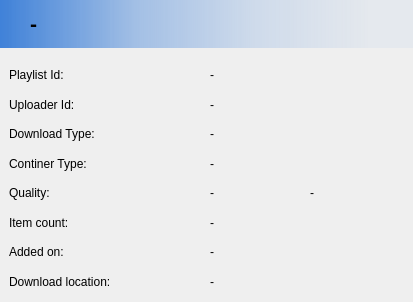
<?xml version="1.0" encoding="UTF-8"?>
<ui version="4.0">
 <class>PLaylistInfo</class>
 <widget class="QWidget" name="PLaylistInfo">
  <property name="geometry">
   <rect>
    <x>0</x>
    <y>0</y>
    <width>413</width>
    <height>302</height>
   </rect>
  </property>
  <property name="windowTitle">
   <string>Form</string>
  </property>
  <layout class="QVBoxLayout" name="verticalLayout_2">
   <property name="leftMargin">
    <number>0</number>
   </property>
   <property name="topMargin">
    <number>0</number>
   </property>
   <property name="rightMargin">
    <number>0</number>
   </property>
   <property name="bottomMargin">
    <number>0</number>
   </property>
   <item>
    <widget class="QWidget" name="headerWidget" native="true">
     <property name="sizePolicy">
      <sizepolicy hsizetype="Preferred" vsizetype="Maximum">
       <horstretch>0</horstretch>
       <verstretch>0</verstretch>
      </sizepolicy>
     </property>
     <property name="styleSheet">
      <string notr="true">background-color: qlineargradient(spread:reflect, x1:0, y1:1, x2:1, y2:1, stop:0 rgba(63, 129, 216, 255), stop:0.328358 rgba(63, 129, 216, 111), stop:0.61194 rgba(63, 129, 216, 48), stop:0.895522 rgba(63, 129, 216, 15));
</string>
     </property>
     <layout class="QHBoxLayout" name="horizontalLayout_2">
      <item>
       <widget class="QLabel" name="label_9">
        <property name="sizePolicy">
         <sizepolicy hsizetype="Maximum" vsizetype="Preferred">
          <horstretch>0</horstretch>
          <verstretch>0</verstretch>
         </sizepolicy>
        </property>
        <property name="styleSheet">
         <string notr="true">background:transparent;
padding: 8px 0px 8px 8px;</string>
        </property>
        <property name="text">
         <string/>
        </property>
        <property name="pixmap">
         <pixmap resource="../icons.qrc">:/icons/app/icon-64.png</pixmap>
        </property>
       </widget>
      </item>
      <item>
       <widget class="ScrollText" name="title">
        <property name="sizePolicy">
         <sizepolicy hsizetype="Preferred" vsizetype="Maximum">
          <horstretch>0</horstretch>
          <verstretch>0</verstretch>
         </sizepolicy>
        </property>
        <property name="font">
         <font>
          <pointsize>16</pointsize>
          <weight>75</weight>
          <bold>true</bold>
         </font>
        </property>
        <property name="styleSheet">
         <string notr="true">background: transparent;</string>
        </property>
        <property name="text">
         <string>-</string>
        </property>
       </widget>
      </item>
     </layout>
    </widget>
   </item>
   <item>
    <widget class="QWidget" name="mainWidget" native="true">
     <layout class="QGridLayout" name="gridLayout">
      <property name="leftMargin">
       <number>9</number>
      </property>
      <property name="topMargin">
       <number>9</number>
      </property>
      <property name="rightMargin">
       <number>9</number>
      </property>
      <property name="bottomMargin">
       <number>9</number>
      </property>
      <item row="6" column="0">
       <widget class="QLabel" name="label_3">
        <property name="text">
         <string>Added on:</string>
        </property>
       </widget>
      </item>
      <item row="4" column="0">
       <widget class="QLabel" name="label_6">
        <property name="text">
         <string>Quality:</string>
        </property>
       </widget>
      </item>
      <item row="4" column="1">
       <layout class="QHBoxLayout" name="horizontalLayout">
        <item>
         <widget class="QLabel" name="audio_quality">
          <property name="text">
           <string>-</string>
          </property>
         </widget>
        </item>
        <item>
         <widget class="QLabel" name="video_quality">
          <property name="text">
           <string>-</string>
          </property>
         </widget>
        </item>
       </layout>
      </item>
      <item row="0" column="0">
       <widget class="QLabel" name="label_7">
        <property name="text">
         <string>Playlist Id:</string>
        </property>
       </widget>
      </item>
      <item row="2" column="1">
       <widget class="QLabel" name="downlaod_type">
        <property name="text">
         <string>-</string>
        </property>
       </widget>
      </item>
      <item row="5" column="1">
       <widget class="QLabel" name="item_count">
        <property name="text">
         <string>-</string>
        </property>
       </widget>
      </item>
      <item row="0" column="1">
       <widget class="QLabel" name="id">
        <property name="text">
         <string>-</string>
        </property>
       </widget>
      </item>
      <item row="3" column="1">
       <widget class="QLabel" name="container">
        <property name="text">
         <string>-</string>
        </property>
       </widget>
      </item>
      <item row="6" column="1">
       <widget class="QLabel" name="added_on">
        <property name="text">
         <string>-</string>
        </property>
       </widget>
      </item>
      <item row="1" column="1">
       <widget class="QLabel" name="uploader_id">
        <property name="text">
         <string>-</string>
        </property>
       </widget>
      </item>
      <item row="1" column="0">
       <widget class="QLabel" name="label_8">
        <property name="text">
         <string>Uploader Id:</string>
        </property>
       </widget>
      </item>
      <item row="5" column="0">
       <widget class="QLabel" name="label_2">
        <property name="text">
         <string>Item count:</string>
        </property>
       </widget>
      </item>
      <item row="2" column="0">
       <widget class="QLabel" name="label_4">
        <property name="text">
         <string>Download Type:</string>
        </property>
       </widget>
      </item>
      <item row="3" column="0">
       <widget class="QLabel" name="label_5">
        <property name="text">
         <string>Continer Type:</string>
        </property>
       </widget>
      </item>
      <item row="7" column="0">
       <widget class="QLabel" name="label_10">
        <property name="text">
         <string>Download location:</string>
        </property>
       </widget>
      </item>
      <item row="7" column="1">
       <widget class="QLabel" name="download_location">
        <property name="sizePolicy">
         <sizepolicy hsizetype="Preferred" vsizetype="Minimum">
          <horstretch>0</horstretch>
          <verstretch>0</verstretch>
         </sizepolicy>
        </property>
        <property name="text">
         <string>-</string>
        </property>
        <property name="wordWrap">
         <bool>true</bool>
        </property>
       </widget>
      </item>
     </layout>
    </widget>
   </item>
  </layout>
 </widget>
 <customwidgets>
  <customwidget>
   <class>ScrollText</class>
   <extends>QLabel</extends>
   <header>scrolltext.h</header>
  </customwidget>
 </customwidgets>
 <resources>
  <include location="../icons.qrc"/>
 </resources>
 <connections/>
</ui>
